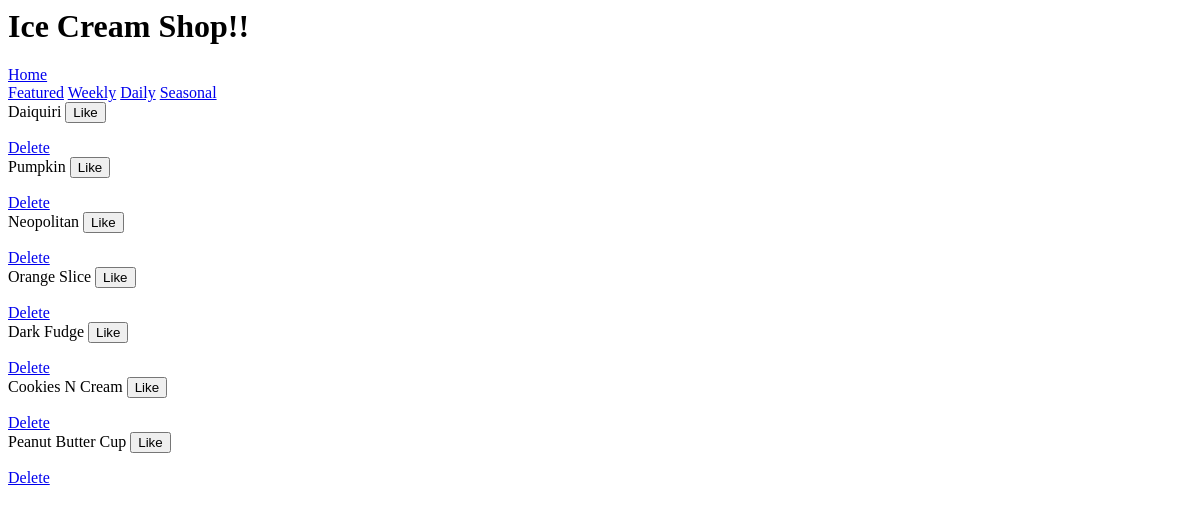
The app's page /ice_cream/, older data.
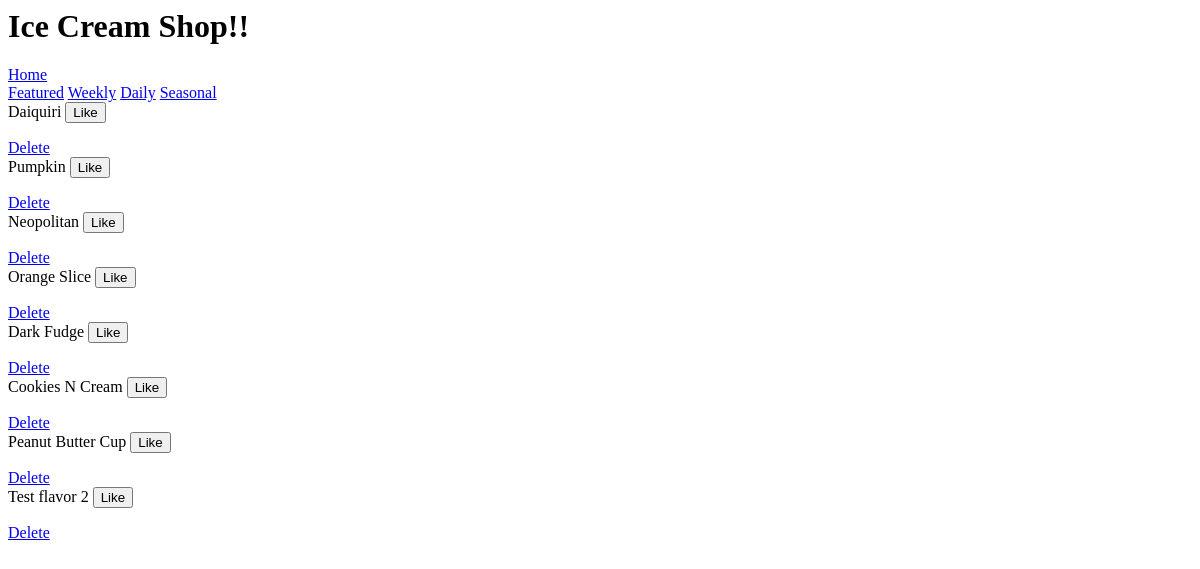
The same page, newer data.
### ice_cream/models.py (models this page shows, shortened)
class Icecream(models.Model):
    AVAILABLE_CHOICES = [
    ('WEEKLY', 'Weekly'),
    ('DAILY', 'Daily'),
    ('SEASONAL', 'Seasonal'),
    ]
    BASE_CHOICES = [
    ('CHOCOLATE', 'Chocolate'),
    ('VANILLA', 'Vanilla'),
    ('STRAWBERRY', 'Strawberry'),
    ]
    flavor = models.CharField(max_length=255, default='')
    base = models.CharField(max_length=255, choices=BASE_CHOICES, default='VANILLA')
    available = models.CharField(max_length=255, choices=AVAILABLE_CHOICES, default='DAILY')
    featured = models.BooleanField(default=False)
    date_churned = models.DateTimeField('Date Churned', default=timezone.now)
    likes = models.IntegerField(default=0)

### ice_cream/views.py (the view)
# urls.py: path('', views.index, name='index'),
def index(request, selection=None):
    availability = ['featured','weekly', 'daily', 'seasonal']
    if selection == None:
        ice_cream_list = Icecream.objects.all()
    elif selection == 'featured':
        ice_cream_list = Icecream.objects.filter(featured=True)
    else:
        ice_cream_list = Icecream.objects.filter(available=selection.upper())
    context = {
        'ice_cream_list': ice_cream_list,
        'availability': availability
    }
    return render(request, 'ice_cream/index.html', context)

### ice_cream/templates/ice_cream/index.html (shortened to what this page needs)
{% extends 'ice_cream/base.html'%}
{% block content %}
  {% for option in availability %}
    <a href="{% url 'ice_cream:selection' option %}"><span>{{option.capitalize}}</span></a>
  {% endfor %}
{% if ice_cream_list %}
    {% for ice_cream in ice_cream_list %}
<form action='{% url "ice_cream:vote" ice_cream.id %}' method='post'>
  <a for='choice{{forloop.counter}}'>{{ice_cream.flavor}}</a>
    <input type='submit' name='choice' id='choice{{ forloop.counter }}' value='Like'>
</form>
<a href="{% url 'ice_cream:icecream_delete' ice_cream.id %}">Delete</a>
  {% endfor %}
{% else %}
  <p>No Ice Cream For You!</p>
{% endif %}
{% endblock %}

Row changes from the older to the newer data that the page shows:
added Icecream: flavor "Test flavor 2"
